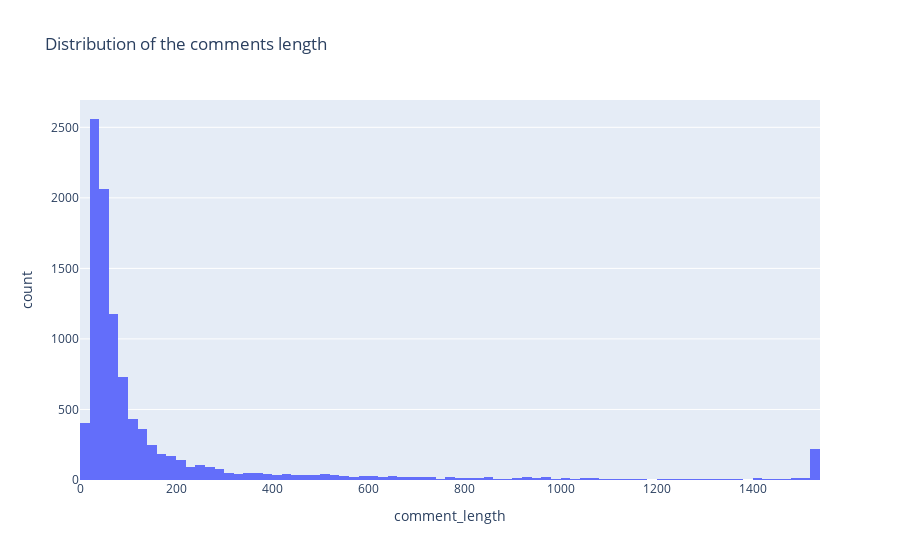

Here is the notebook cell this chart was saved with:
### Markdown cell above
We can see that the correlation between the two types of annotations is not perfect, which can be useful for training models to detect toxic behavior in a more nuanced way.

### Code cell
df['comment_length'] = df['user_input'].apply(len)
px.histogram(df, x='comment_length', title='Distribution of the comments length')

### Figure 1 — Plotly figure (JSON) as saved in the notebook; plotly's stock layout.template omitted (floating-point values rounded to 4 significant figures; data arrays with more than 128 entries replaced by an {"elided": "..."} marker saying what was removed)
{"data": [{"alignmentgroup": "True", "bingroup": "x", "hovertemplate": "comment_length=%{x}<br>count=%{y}<extra></extra>", "legendgroup": "", "marker": {"color": "#636efa", "pattern": {"shape": ""}}, "name": "", "offsetgroup": "", "orientation": "v", "showlegend": false, "type": "histogram", "x": {"elided": "10165 int values"}, "xaxis": "x", "yaxis": "y"}], "layout": {"barmode": "relative", "legend": {"tracegroupgap": 0}, "title": {"text": "Distribution of the comments length"}, "xaxis": {"anchor": "y", "domain": [0, 1], "title": {"text": "comment_length"}}, "yaxis": {"anchor": "x", "domain": [0, 1], "title": {"text": "count"}}}}
